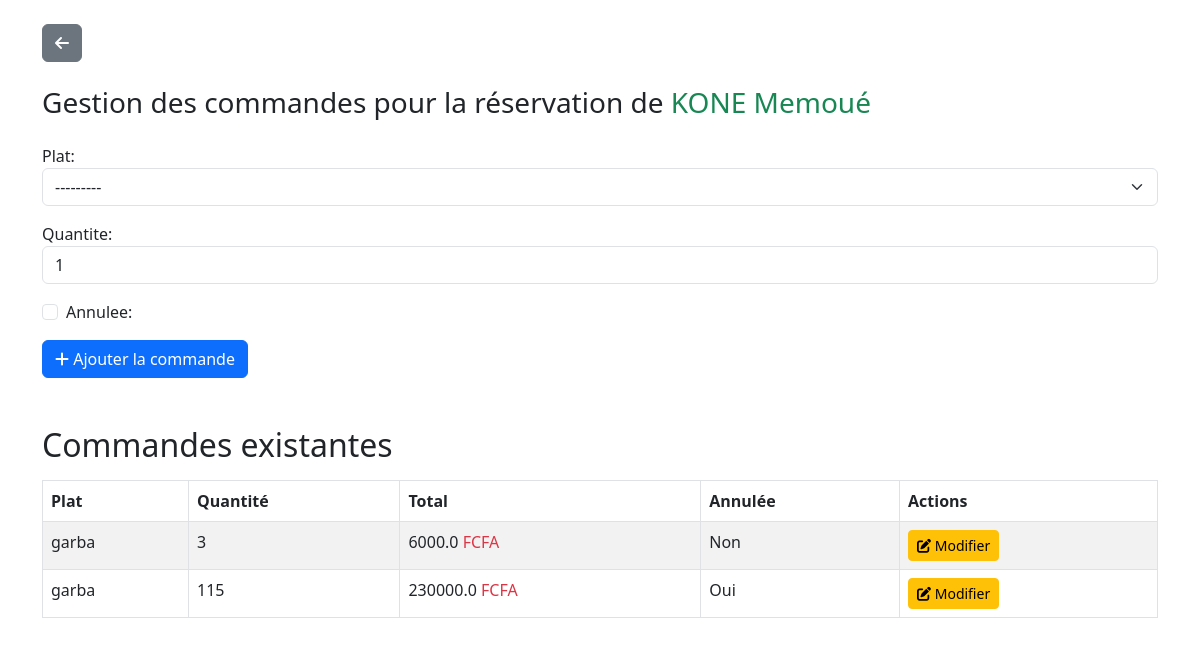
The app's page /resto/reservation/6/commandes/ with its own data.
### reservation/models.py (models this page shows, shortened)
class BaseReservation(models.Model):
    proprietaire = models.ForeignKey(settings.AUTH_USER_MODEL, on_delete=models.CASCADE)
    nom_client = models.CharField(max_length=50)
    prenom_client = models.CharField(max_length=150)
    telephone = models.CharField(max_length=15, null=True, blank=True)  # Nouveau champ pour le téléphone
    date_arrivee = models.DateField(null=True)
    date_depart = models.DateField(null=True)
    adulte_suplementaire = models.IntegerField(null=True)
    enfant_suplementaire = models.IntegerField(null=True)
    paiement_anticipe = models.FloatField(default=0)
    frais_suplementaire = models.FloatField(default=0)
    remise = models.FloatField(default=0, null=True, blank=True)  # Nouveau champ pour la remise
    chambre = models.ForeignKey(Chambre, on_delete=models.CASCADE)
    STATUT_CHOICES = [
        ('reservée', 'Reservée'),
        ('confirmée', 'Confirmée'),
        ('terminée', 'Terminée'),
    ]
    statut = models.CharField(max_length=10, choices=STATUT_CHOICES, null=True)
    note = models.TextField(blank=True, null=True)
    numero_facture = models.CharField(max_length=50, null=True, blank=True)
    class Meta:
        abstract = True

class Reservation(BaseReservation):
    pass

### resto/models.py (models this page shows, shortened)
class Commande(models.Model):
    proprietaire = models.ForeignKey(settings.AUTH_USER_MODEL, on_delete=models.CASCADE, null=True)
    reservation = models.ForeignKey(Reservation, on_delete=models.CASCADE)
    plat = models.ForeignKey(Restaurant, on_delete=models.CASCADE)
    date_commande = models.DateTimeField(default=timezone.now)
    quantite = models.PositiveIntegerField(default=1)
    prix_total = models.FloatField(default=0.0)
    annulee = models.BooleanField(default=False)

class Restaurant(models.Model):
    proprietaire = models.ForeignKey(settings.AUTH_USER_MODEL, on_delete=models.CASCADE, null=True)
    nom_menu = models.CharField(max_length=150)
    image = models.ImageField(upload_to="resto", blank=True, null=True)
    prix_origine = models.FloatField(default=0.0)
    prix_vente = models.FloatField(default=0.0)
    def __str__(self):
        return self.nom_menu

### resto/views.py (the view)
# urls.py: path('reservation/<int:reservation_id>/commandes/',gestion_commande, name='gestion_commande'),
def gestion_commande(request, reservation_id):
    reservation = get_object_or_404(Reservation, id=reservation_id)
    commandes = Commande.objects.filter(reservation=reservation)
    if request.method == 'POST':
        form = CommandeForm(request.POST)
        if form.is_valid():
            commande = form.save(commit=False)
            commande.reservation = reservation
            commande.save()
            return redirect('gestion_commande', reservation_id=reservation.id)
    else:
        form = CommandeForm()
    return render(request, 'resto/gestion_commande.html', {
        'reservation': reservation,
        'commandes': commandes,
        'form': form,
    })

### resto/form.py
class CommandeForm(forms.ModelForm):
    class Meta:
        model = Commande
        fields = ['plat', 'quantite', 'annulee']
        widgets = {
            'plat': forms.Select(attrs={'class': 'form-select'}),
            'quantite': forms.NumberInput(attrs={'class': 'form-control'}),
            'annulee': forms.CheckboxInput(attrs={'class': 'form-check-input'}),
        }

### configuration/context_processors.py (called while the page is built)
def configuration_hotel(request):
    try:
        configuration = Configuration.objects.latest('id')
    except Configuration.DoesNotExist:
        configuration = None
    return {'configuration': configuration}

### resto/templates/resto/gestion_commande.html (shortened to what this page needs)
{% load static %}
<!DOCTYPE html>
<html lang="fr">
<head>
    <link href="https://cdn.jsdelivr.net/npm/bootstrap@5.3.0-alpha1/dist/css/bootstrap.min.css" rel="stylesheet">
    <link rel="stylesheet" href="https://cdnjs.cloudflare.com/ajax/libs/font-awesome/6.0.0-beta3/css/all.min.css">
</head>
<body>
    <div class="container my-4">
        <a href="{% url 'planning' %}" class="btn btn-secondary mb-4">
            <i class="fas fa-arrow-left"></i>
        </a>
        <h3 class="mb-4">Gestion des commandes pour la réservation de <span class="text-success"> {{ reservation.nom_client }} {{ reservation.prenom_client }}</span></h3>
        <form method="post">
            <div class="mb-3">
                {{ form.plat.label_tag }}
                {{ form.plat }}
            </div>
            <div class="mb-3">
                {{ form.quantite.label_tag }}
                {{ form.quantite }}
            </div>
            <div class="mb-3 form-check">
                {{ form.annulee }}
                {{ form.annulee.label_tag }}
            </div>
            <button type="submit" class="btn btn-primary">
                <i class="fas fa-plus"></i> Ajouter la commande
            </button>
        </form>
        <h2 class="mt-5 mb-3">Commandes existantes</h2>
        <div class="table-responsive">
            <table class="table table-striped table-bordered">
                <thead>
                    <tr>
                        <th>Plat</th>
                        <th>Quantité</th>
                        <th>Total</th>
                        <th>Annulée</th>
                        <th>Actions</th>
                    </tr>
                </thead>
                <tbody>
                    {% for commande in commandes %}
                    <tr>
                        <td>{{ commande.plat.nom_menu }}</td>
                        <td>{{ commande.quantite }}</td>
                        <td>{{ commande.prix_total }} <span class="text-danger">FCFA</span></td>
                        <td>{{ commande.annulee|yesno:"Oui,Non" }}</td>
                        <td>
                            <a href="{% url 'modifier_commande' commande.id %}" class="btn btn-warning btn-sm">
                                <i class="fas fa-edit"></i> Modifier
                            </a>
                        </td>
                    </tr>
                    {% endfor %}
                </tbody>
            </table>
        </div>
    </div>
</body>
</html>

### records on screen
Reservation: nom_client "KONE", prenom_client "Memoué"
Commande: plat.nom_menu "garba", quantite "3", prix_total "6000.0", annulee "Non"
Commande: plat.nom_menu "garba", quantite "115", prix_total "230000.0", annulee "Oui"
